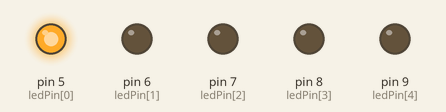
Simulated run of this sketch. Board: Arduino Uno, built with avr-gcc and run on an emulated ATmega328P. Parts: output pins drawn as LEDs (lit = HIGH).

Above: at 0.02 s.
At 0.5 s:
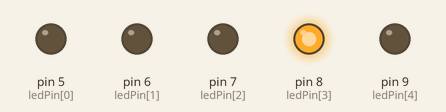
At 1.25 s:
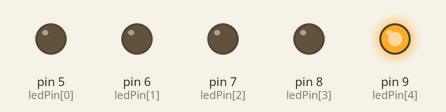
At 1.7 s:
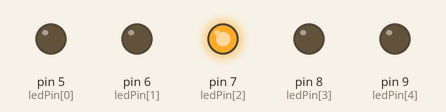
At 2.9 s:
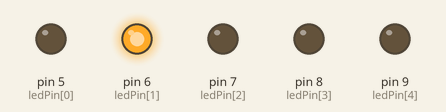
Timing chart, 0 to 3.2 s (numbered marks = the images above):
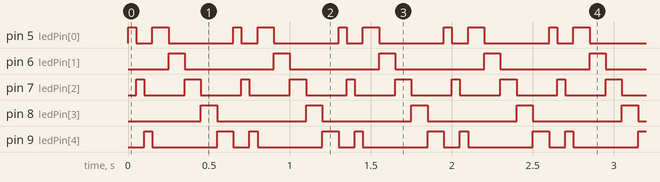

Measured:
- by itself, pin 5 (ledPin[0]): repeats every 0.65 s: LOW 0.10 s, HIGH 0.10 s, LOW 0.40 s, HIGH 0.05 s
- by itself, pin 6 (ledPin[1]), pin 8 (ledPin[3]): alternates HIGH for 0.10 s and LOW for 0.55 s
- by itself, pin 7 (ledPin[2]): alternates HIGH for 0.08 s and LOW for 0.25 s
- by itself, pin 9 (ledPin[4]): repeats every 0.65 s: LOW 0.40 s, HIGH 0.10 s, LOW 0.10 s, HIGH 0.05 s

The sketch:

week6_LED_array_sequence.ino
```cpp
int ledPin[] = {5, 6 ,7 ,8, 9};


void setup() {
  // sets all LED pins to OUTPUT

  for (int i = 0; i < 5; i++) {
    pinMode(ledPin[i], OUTPUT);
  }
}

void loop() {
  // put your main code here, to run repeatedly:

  for (int i = 0; i < 5; i+=2) {
      for (int i = 0; i < 5; i++) {
      digitalWrite(ledPin[i], LOW);
      }

    digitalWrite(ledPin[i], HIGH);

    delay(50);
  }


  for (int i = 0; i < 5; i++) {
      for (int i = 0; i < 5; i++) {
      digitalWrite(ledPin[i], LOW);
      }

    digitalWrite(ledPin[i], HIGH);

    delay(100);
  }

  //for (int i = 0; i < 5; i++) {
  //    for (int i = 0; i < 5; i++) {
   //   digitalWrite(ledPin[i], HIGH);
  //    }

   // digitalWrite(ledPin[i], LOW);

   // delay(200);
//  }

}
```
